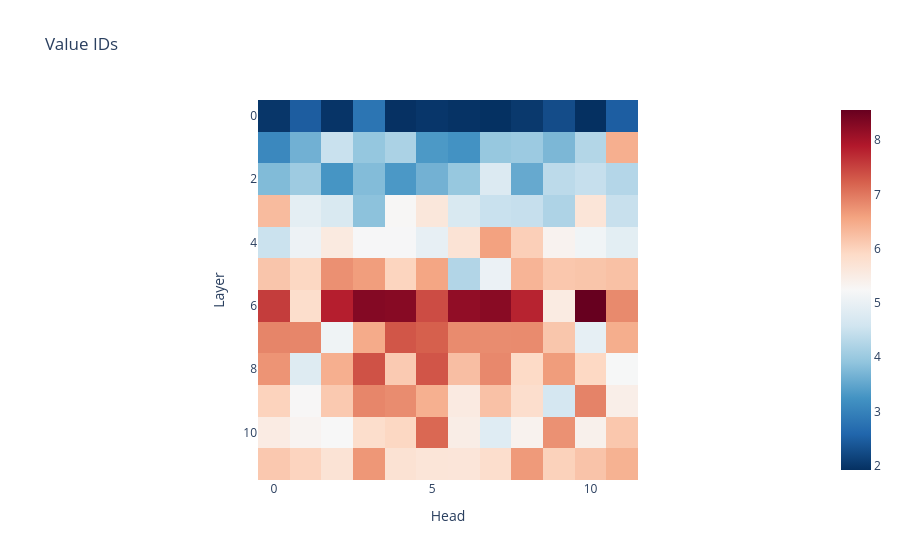
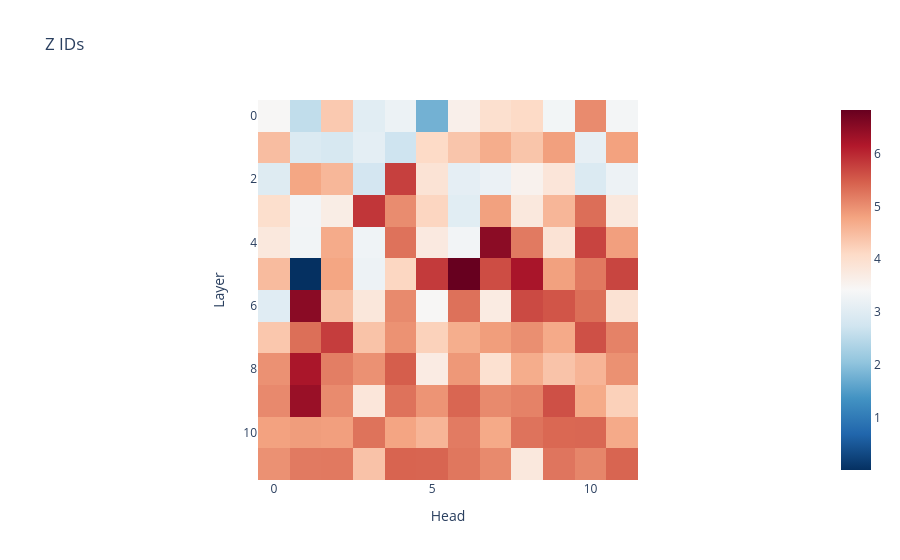
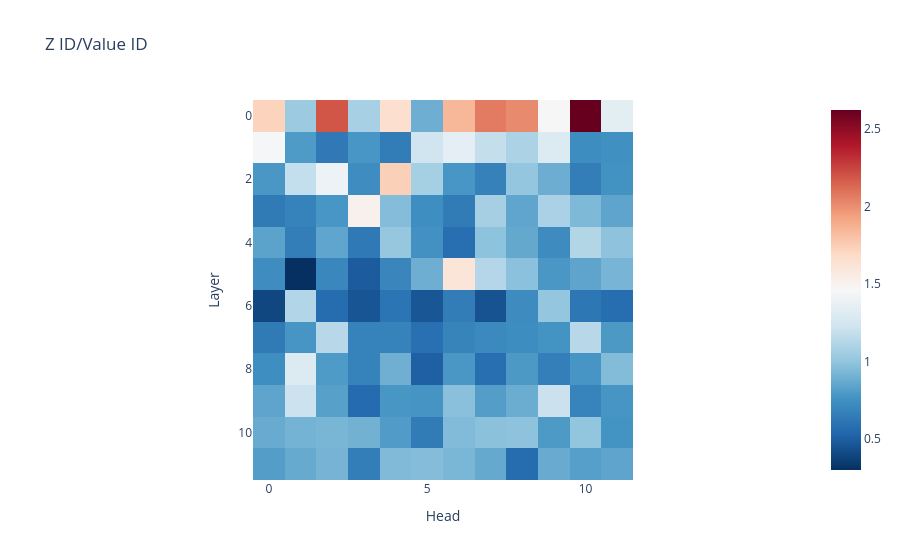

Here is the notebook cell these charts were saved with, in order:
### Code cell
imshow(
      v_id[:, :, 0, 1],
      labels={"x": "Head", "y": "Layer"},
      title="Value IDs",
  )
imshow(
      z_id[:, :, 0, 1],
      labels={"x": "Head", "y": "Layer"},
      title="Z IDs",
  )
imshow(
      z_id[:, :, 0, 1]/v_id[:, :, 0, 1],
      labels={"x": "Head", "y": "Layer"},
      title="Z ID/Value ID",zmin=0.3
  )

### Figure 1 — Plotly figure (JSON) as saved in the notebook; plotly's stock layout.template omitted (floating-point values rounded to 4 significant figures; data arrays with more than 128 entries replaced by an {"elided": "..."} marker saying what was removed)
{"data": [{"coloraxis": "coloraxis", "hovertemplate": "Head: %{x}<br>Layer: %{y}<br>color: %{z}<extra></extra>", "name": "0", "type": "heatmap", "xaxis": "x", "yaxis": "y", "z": {"elided": "12x12 float values"}}], "layout": {"coloraxis": {"colorscale": [[0, "rgb(5,48,97)"], [0.1, "rgb(33,102,172)"], [0.2, "rgb(67,147,195)"], [0.3, "rgb(146,197,222)"], [0.4, "rgb(209,229,240)"], [0.5, "rgb(247,247,247)"], [0.6, "rgb(253,219,199)"], [0.7, "rgb(244,165,130)"], [0.8, "rgb(214,96,77)"], [0.9, "rgb(178,24,43)"], [1, "rgb(103,0,31)"]]}, "title": {"text": "Value IDs"}, "xaxis": {"anchor": "y", "constrain": "domain", "domain": [0, 1], "scaleanchor": "y", "title": {"text": "Head"}}, "yaxis": {"anchor": "x", "autorange": "reversed", "constrain": "domain", "domain": [0, 1], "title": {"text": "Layer"}}}}

### Figure 2 — Plotly figure (JSON) as saved in the notebook; plotly's stock layout.template omitted (floating-point values rounded to 4 significant figures; data arrays with more than 128 entries replaced by an {"elided": "..."} marker saying what was removed)
{"data": [{"coloraxis": "coloraxis", "hovertemplate": "Head: %{x}<br>Layer: %{y}<br>color: %{z}<extra></extra>", "name": "0", "type": "heatmap", "xaxis": "x", "yaxis": "y", "z": {"elided": "12x12 float values"}}], "layout": {"coloraxis": {"colorscale": [[0, "rgb(5,48,97)"], [0.1, "rgb(33,102,172)"], [0.2, "rgb(67,147,195)"], [0.3, "rgb(146,197,222)"], [0.4, "rgb(209,229,240)"], [0.5, "rgb(247,247,247)"], [0.6, "rgb(253,219,199)"], [0.7, "rgb(244,165,130)"], [0.8, "rgb(214,96,77)"], [0.9, "rgb(178,24,43)"], [1, "rgb(103,0,31)"]]}, "title": {"text": "Z IDs"}, "xaxis": {"anchor": "y", "constrain": "domain", "domain": [0, 1], "scaleanchor": "y", "title": {"text": "Head"}}, "yaxis": {"anchor": "x", "autorange": "reversed", "constrain": "domain", "domain": [0, 1], "title": {"text": "Layer"}}}}

### Figure 3 — Plotly figure (JSON) as saved in the notebook; plotly's stock layout.template omitted (floating-point values rounded to 4 significant figures; data arrays with more than 128 entries replaced by an {"elided": "..."} marker saying what was removed)
{"data": [{"coloraxis": "coloraxis", "hovertemplate": "Head: %{x}<br>Layer: %{y}<br>color: %{z}<extra></extra>", "name": "0", "type": "heatmap", "xaxis": "x", "yaxis": "y", "z": {"elided": "12x12 float values"}}], "layout": {"coloraxis": {"cmax": 2.622, "cmin": 0.3, "colorscale": [[0, "rgb(5,48,97)"], [0.1, "rgb(33,102,172)"], [0.2, "rgb(67,147,195)"], [0.3, "rgb(146,197,222)"], [0.4, "rgb(209,229,240)"], [0.5, "rgb(247,247,247)"], [0.6, "rgb(253,219,199)"], [0.7, "rgb(244,165,130)"], [0.8, "rgb(214,96,77)"], [0.9, "rgb(178,24,43)"], [1, "rgb(103,0,31)"]]}, "title": {"text": "Z ID/Value ID"}, "xaxis": {"anchor": "y", "constrain": "domain", "domain": [0, 1], "scaleanchor": "y", "title": {"text": "Head"}}, "yaxis": {"anchor": "x", "autorange": "reversed", "constrain": "domain", "domain": [0, 1], "title": {"text": "Layer"}}}}
